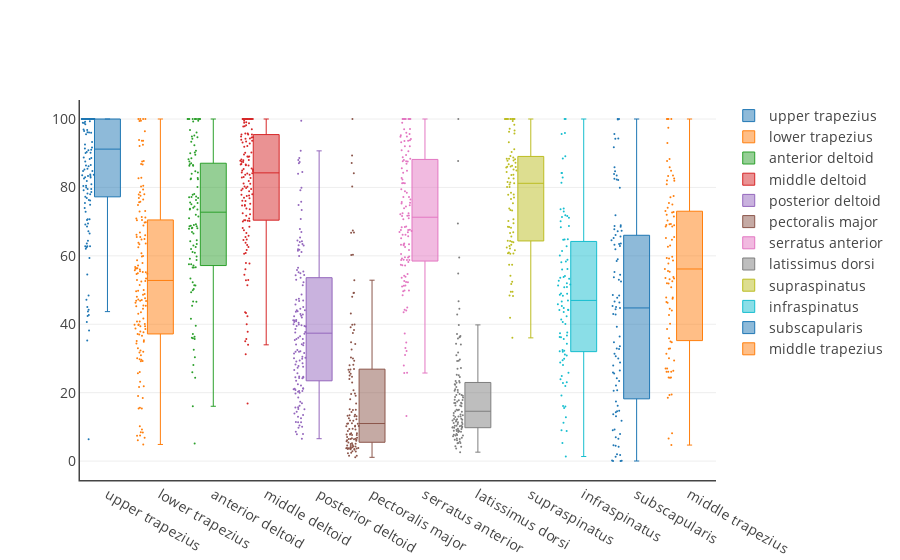

Notebook code cell kept with this figure:
### Code cell
test = 0
df_normalized_subset = df_normalized[df_normalized['test'] == test]
mvc_box = plot_mvc_boxplot(df_normalized_subset, MUSCLES_NAMES)

py.iplot(mvc_box, filename='mvc/mvc_box')
